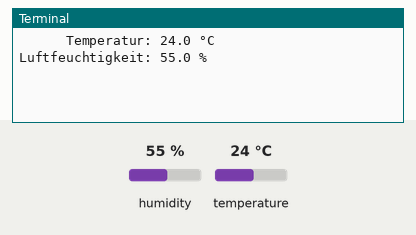
Simulated run of this program. Board: Raspberry Pi (BCM pin numbers). On the bench: the last lines printed to the terminal. The inputs (shaded band) are chosen by the test bench; at power-on: humidity 55 %, temperature 24 °C.

Above: at 1.2 s.
1.3 s: humidity set to 22 %
2.8 s: temperature set to 12 °C
At 4.0 s:
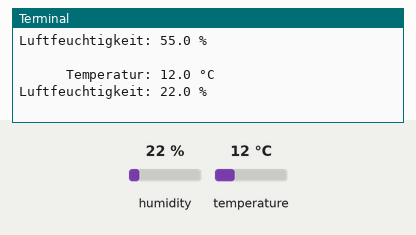
4.3 s: humidity set to 40 %
At 6.2 s:
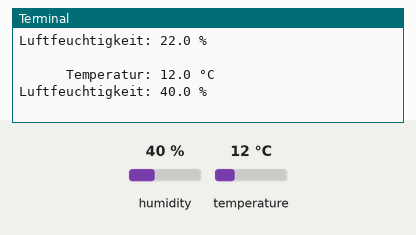
Timing chart, 0 to 7.7 s (numbered marks = the images above; inputs shaded):
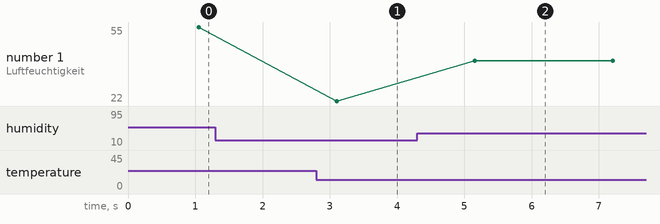

Measured:
- after the input at 2.8 s, the terminal: prints a new line after 0.30 s (image 1)
- after the input at 4.3 s, the terminal: prints a new line after 0.85 s (image 2)
- plotted number 1: 22 → 40 after the input at 4.3 s

The program:

code.py
```python
import Adafruit_DHT
import time

sensor = Adafruit_DHT.DHT11
pin = 17


while True:

    humidity = Adafruit_DHT.read_retry(sensor, pin)[0]
    temperature = Adafruit_DHT.read_retry(sensor, pin)[1]

    if humidity is not None and temperature is not None:

        print('      Temperatur:', temperature, '°C')
        print('Luftfeuchtigkeit:', humidity, '%')
    else:
        print('Fehler bei der Messung. Versuche es erneut.')

    print()
    time.sleep(1)
```
